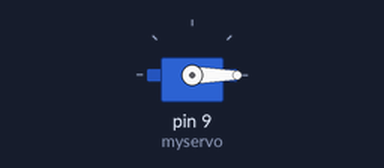
A sketch run on a simulated Arduino Uno, built with avr-gcc and run on an emulated ATmega328P. On the bench: servo.

Above: at 0.05 s.
At 2.25 s:
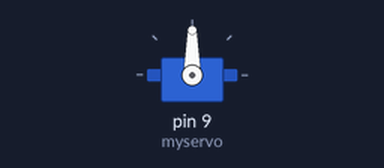
At 4.5 s:
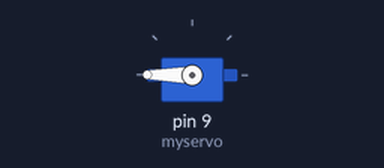
Timing chart, 0 to 5.9 s (numbered marks = the images above):
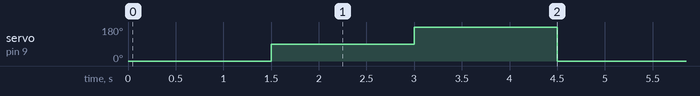

The sketch:

servo_calibrate.ino
```cpp
/*
 Purpose:
 Simple program to calibrate/understand your servo.

 modified 13 Oct 2016
 by Keegan Walsh
*/

#include <Servo.h>

Servo myservo;  // create servo object to control a servo

void setup() {
  myservo.attach(9);  // attaches the servo on pin 9 to the servo object
}

void loop() {
  //Testing for 0 deg ->90 deg -> 180 deg
  myservo.write(0);
  delay(1500);
  myservo.write(90);  //change value if not actually 90 deg on servo
  delay(1500);
  myservo.write(180); //change value if not actually 180 deg on servo
  delay(1500);
}
```

Measured:
- by itself, servo on pin 9 (myservo): repeats every 4.5 s: 180° 1.5 s, 0° 1.5 s, 90° 1.5 s
